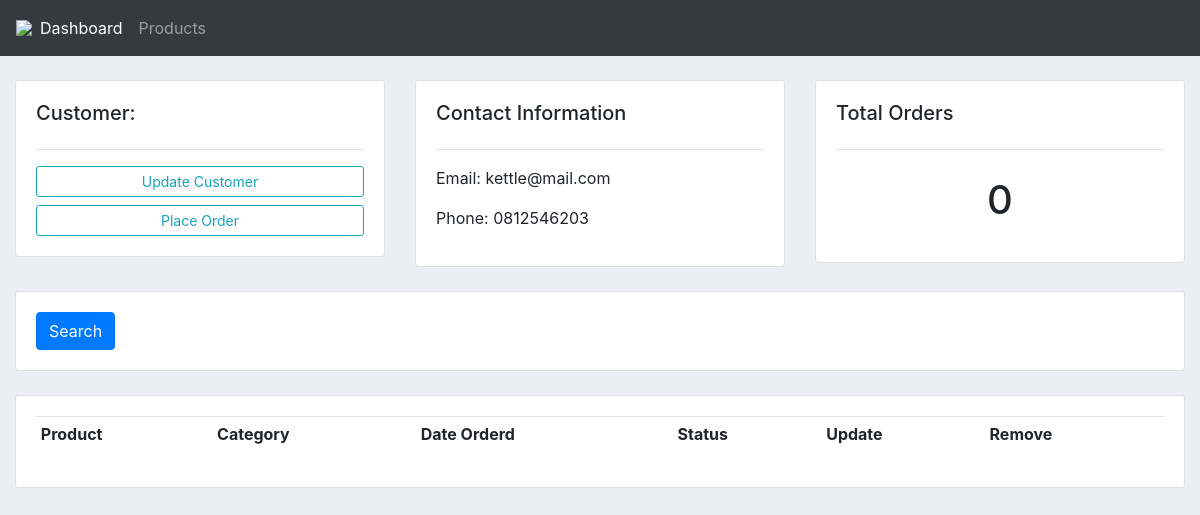
Page /customer/2/ on the earlier database version.
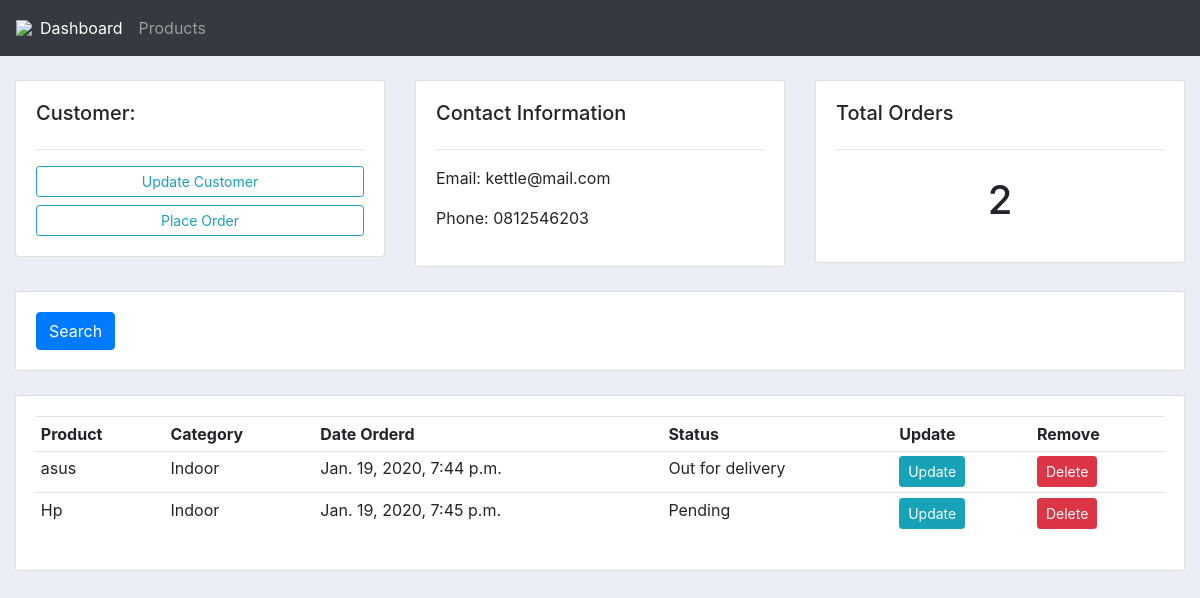
Same page on the later database version.
### accounts/models.py (models this page shows)
class Order(models.Model):
	STATUS = (
			('Pending', 'Pending'),
			('Out for delivery', 'Out for delivery'),
			('Delivered', 'Delivered'),
			)
	customer = models.ForeignKey(Customer, null=True, on_delete= models.SET_NULL)
	product = models.ForeignKey(Product, null=True, on_delete= models.SET_NULL)
	date_created = models.DateTimeField(auto_now_add=True, null=True)
	status = models.CharField(max_length=200, null=True, choices=STATUS)

class Product(models.Model):
	CATEGORY = (
			('Indoor', 'Indoor'),
			('Out Door', 'Out Door'),
			)
	name = models.CharField(max_length=200, null=True)
	price = models.FloatField(null=True)
	category = models.CharField(max_length=200, null=True, choices=CATEGORY)
	description = models.CharField(max_length=200, null=True, blank=True)
	date_created = models.DateTimeField(auto_now_add=True, null=True)
	tags = models.ManyToManyField(Tag)
	def __str__(self):
		return self.name

### accounts/views.py (the view)
# urls.py: path('customer/<str:pk_test>/', views.customer, name="customer"),
def customer(request, pk_test):
	customer = Customer.objects.get(id=pk_test)
	orders = customer.order_set.all()
	order_count = orders.count()
	context = {'customer':customer, 'orders':orders, 'order_count':order_count}
	return render(request, 'accounts/customer.html',context)

### accounts/templates/accounts/customer.html
{%  extends 'base.html' %}
{% block content %}
	<br>
<div class="row">
	<div class="col-md">
		<div class="card card-body">
			<h5>Customer:</h5>
			<hr>
			<a class="btn btn-outline-info  btn-sm btn-block" href="">Update Customer</a>
			<a class="btn btn-outline-info  btn-sm btn-block" href="{% url 'create_order' customer.id %}">Place Order</a>
		</div>
	</div>
	<div class="col-md">
		<div class="card card-body">
			<h5>Contact Information</h5>
			<hr>
			<p>Email: {{customer.email}}</p>
			<p>Phone: {{customer.phone}}</p>
		</div>
	</div>
	<div class="col-md">
		<div class="card card-body">
			<h5>Total Orders</h5>
			<hr>
			<h1 style="text-align: center;padding: 10px">{{order_count}}</h1>
		</div>
	</div>
</div>
<br>
<div class="row">
	<div class="col">
		<div class="card card-body">
			<form method="get">
		    <button class="btn btn-primary" type="submit">Search</button>
		  </form>
		</div>
	</div>
</div>
<br>
<div class="row">
	<div class="col-md">
		<div class="card card-body">
			<table class="table table-sm">
				<tr>
					<th>Product</th>
					<th>Category</th>
					<th>Date Orderd</th>
					<th>Status</th>
					<th>Update</th>
					<th>Remove</th>
				</tr>
				{% for order in orders %}
				<tr>
					<td>{{order.product}}</td>
					<td>{{order.product.category}}</td>
					<td>{{order.date_created}}</td>
					<td>{{order.status}}</td>
					<td><a class="btn btn-sm btn-info" href="{% url 'update_order' order.id %}">Update</a></td>
					<td><a class="btn btn-sm btn-danger" href="{% url 'delete_order' order.id %}">Delete</a></td>
				</tr>
				{% endfor %}
			</table>
		</div>
	</div>
</div>
{% endblock %}

Differences in the rows shown:
added Order: product "asus", product.category "Indoor", date_created "Jan. 19, 2020, 7:44 p.m.", status "Out for delivery"
added Order: product "Hp", product.category "Indoor", date_created "Jan. 19, 2020, 7:45 p.m.", status "Pending"
Other differences:
{{ order_count }}: "0" → "2"
